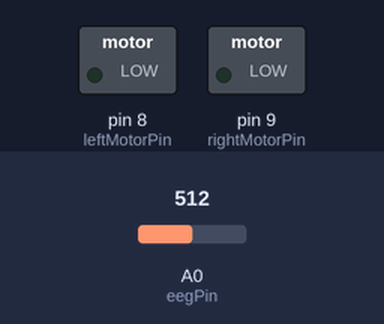
Bench run of a sketch on a simulated Arduino Uno, built with avr-gcc and run on an emulated ATmega328P. Shown: switched loads named in the sketch (green lamp = pin HIGH). Dashed ring = blinking. The inputs (shaded band) are chosen by the test bench; at power-on: A0 (eegPin) = 512. What the sketch prints to the serial monitor is not drawn.

Above: at 2.2 s.
2.3 s: A0 (eegPin) set to 532
3.8 s: A0 (eegPin) set to 548
At 4.2 s:
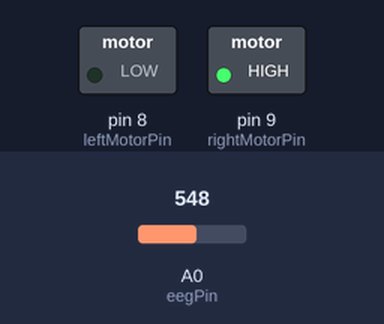
6.8 s: A0 (eegPin) set to 306
At 7.7 s:
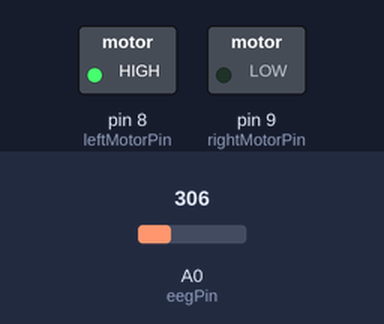
9.8 s: A0 (eegPin) set to 493
12.8 s: A0 (eegPin) set to 514
At 12.8 s:
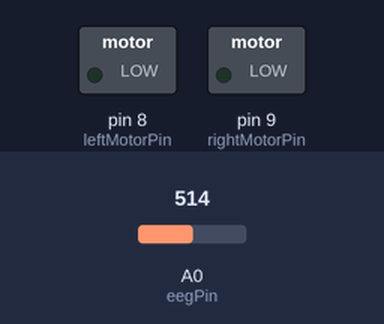
14.3 s: A0 (eegPin) set to 716
At 14.7 s:
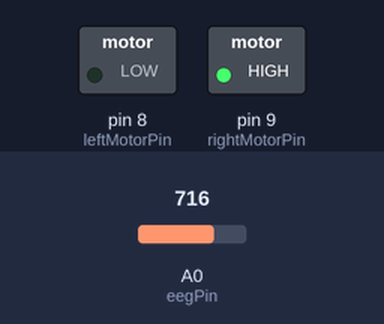
Timing chart, 0 to 18.3 s (numbered marks = the images above; inputs shaded):
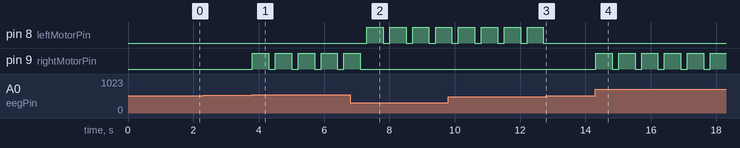

Measured:
- the behaviour switches between 540 and 541 on A0 (eegPin) (found by bisection; images 0 and 1)
- the behaviour switches between 499 and 500 on A0 (eegPin) (found by bisection; images 2 and 3)
- after the input at 2.3 s, every drawn part: stays the same
- after the input at 3.8 s, pin 9 (rightMotorPin): alternates HIGH for 0.50 s and LOW for 0.20 s, starting at once
- after the input at 6.8 s, pin 8 (leftMotorPin): alternates HIGH for 0.50 s and LOW for 0.20 s, starting after 0.51 s; pin 9 (rightMotorPin): goes on until 7.1 s, then stays LOW
- after the input at 12.8 s, pin 8 (leftMotorPin): stops changing and stays LOW
- after the input at 14.3 s, pin 9 (rightMotorPin): alternates HIGH for 0.50 s and LOW for 0.20 s, starting at once

The sketch:

EEG_RobotControl.ino
```cpp
/*
  Title: EEG-Based Robotic Arm Control (Left/Right Movement)
  Description:
    This is a demo code to simulate basic robotic arm movement (left/right)
    using EEG brainwave signals captured through an analog input sensor.

    The system reads EEG signal levels from BioAmp EXG Pill (or any EEG analog sensor),
    compares it against a threshold, and moves a robotic arm motor left or right accordingly.

  Note:
    - This is a simplified demo.
    - Real applications require pre-processing and classification (e.g., deep learning).
    - Can be extended to multi-directional movement and multi-axis arms.

  Author: Vedant Mate & Nandakumar
  Patent Filed: Symbiosis International (Deemed University), Aug 2024
*/

const int eegPin = A0;           // EEG signal input pin (analog)
const int leftMotorPin = 8;      // Motor control for left movement
const int rightMotorPin = 9;     // Motor control for right movement

int eegThreshold = 520;          // Default threshold (can be set after calibration)

void setup() {
  pinMode(eegPin, INPUT);
  pinMode(leftMotorPin, OUTPUT);
  pinMode(rightMotorPin, OUTPUT);

  Serial.begin(9600);
  Serial.println("EEG Robotic Arm Control Initialized...");
  delay(1000);
}

void loop() {
  // Step 1: Read EEG Signal from analog pin
  int eegValue = analogRead(eegPin);

  // Step 2: Display EEG Value on Serial Monitor
  Serial.print("EEG Value: ");
  Serial.println(eegValue);

  // Step 3: Basic movement logic based on threshold
  if (eegValue > eegThreshold + 20) {
    moveRight();
  } else if (eegValue < eegThreshold - 20) {
    moveLeft();
  } else {
    stopMotors();  // Neutral state
  }

  delay(200); // Small delay to stabilize readings
}

void moveRight() {
  Serial.println("→ Moving RIGHT");
  digitalWrite(rightMotorPin, HIGH);
  digitalWrite(leftMotorPin, LOW);
  delay(500); // Move briefly
  stopMotors();
}

void moveLeft() {
  Serial.println("← Moving LEFT");
  digitalWrite(leftMotorPin, HIGH);
  digitalWrite(rightMotorPin, LOW);
  delay(500);
  stopMotors();
}

void stopMotors() {
  digitalWrite(leftMotorPin, LOW);
  digitalWrite(rightMotorPin, LOW);
}
```
